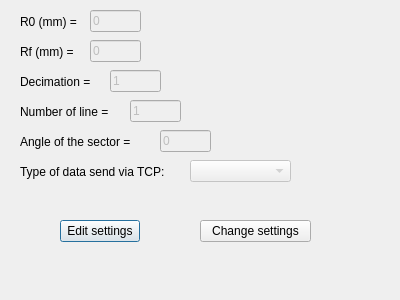
<?xml version="1.0" encoding="UTF-8"?>
<ui version="4.0">
 <class>Settings</class>
 <widget class="QDialog" name="Settings">
  <property name="geometry">
   <rect>
    <x>0</x>
    <y>0</y>
    <width>400</width>
    <height>300</height>
   </rect>
  </property>
  <property name="windowTitle">
   <string>Dialog</string>
  </property>
  <widget class="QLabel" name="label_R0">
   <property name="geometry">
    <rect>
     <x>20</x>
     <y>14</y>
     <width>71</width>
     <height>16</height>
    </rect>
   </property>
   <property name="text">
    <string>R0 (mm) =</string>
   </property>
  </widget>
  <widget class="QLineEdit" name="lineEdit_R0">
   <property name="enabled">
    <bool>false</bool>
   </property>
   <property name="geometry">
    <rect>
     <x>90</x>
     <y>10</y>
     <width>51</width>
     <height>22</height>
    </rect>
   </property>
   <property name="text">
    <string>0</string>
   </property>
   <property name="maxLength">
    <number>3</number>
   </property>
  </widget>
  <widget class="QLabel" name="label_Rf">
   <property name="geometry">
    <rect>
     <x>20</x>
     <y>44</y>
     <width>81</width>
     <height>16</height>
    </rect>
   </property>
   <property name="text">
    <string>Rf (mm) =</string>
   </property>
  </widget>
  <widget class="QLineEdit" name="lineEdit_Rf">
   <property name="enabled">
    <bool>false</bool>
   </property>
   <property name="geometry">
    <rect>
     <x>90</x>
     <y>40</y>
     <width>51</width>
     <height>22</height>
    </rect>
   </property>
   <property name="text">
    <string>0</string>
   </property>
   <property name="maxLength">
    <number>3</number>
   </property>
  </widget>
  <widget class="QLabel" name="label_dec">
   <property name="geometry">
    <rect>
     <x>20</x>
     <y>74</y>
     <width>91</width>
     <height>16</height>
    </rect>
   </property>
   <property name="text">
    <string>Decimation =</string>
   </property>
  </widget>
  <widget class="QLineEdit" name="lineEdit_dec">
   <property name="enabled">
    <bool>false</bool>
   </property>
   <property name="geometry">
    <rect>
     <x>110</x>
     <y>70</y>
     <width>51</width>
     <height>22</height>
    </rect>
   </property>
   <property name="text">
    <string>1</string>
   </property>
   <property name="maxLength">
    <number>2</number>
   </property>
  </widget>
  <widget class="QLabel" name="label_Nline">
   <property name="geometry">
    <rect>
     <x>20</x>
     <y>104</y>
     <width>111</width>
     <height>16</height>
    </rect>
   </property>
   <property name="text">
    <string>Number of line =</string>
   </property>
  </widget>
  <widget class="QLineEdit" name="lineEdit_Nline">
   <property name="enabled">
    <bool>false</bool>
   </property>
   <property name="geometry">
    <rect>
     <x>130</x>
     <y>100</y>
     <width>51</width>
     <height>22</height>
    </rect>
   </property>
   <property name="text">
    <string>1</string>
   </property>
   <property name="maxLength">
    <number>3</number>
   </property>
  </widget>
  <widget class="QLineEdit" name="lineEdit_sector">
   <property name="enabled">
    <bool>false</bool>
   </property>
   <property name="geometry">
    <rect>
     <x>160</x>
     <y>130</y>
     <width>51</width>
     <height>22</height>
    </rect>
   </property>
   <property name="text">
    <string>0</string>
   </property>
   <property name="maxLength">
    <number>3</number>
   </property>
  </widget>
  <widget class="QLabel" name="label_sector">
   <property name="geometry">
    <rect>
     <x>20</x>
     <y>134</y>
     <width>131</width>
     <height>16</height>
    </rect>
   </property>
   <property name="text">
    <string>Angle of the sector =</string>
   </property>
  </widget>
  <widget class="QLabel" name="label_mode">
   <property name="geometry">
    <rect>
     <x>20</x>
     <y>164</y>
     <width>171</width>
     <height>16</height>
    </rect>
   </property>
   <property name="text">
    <string>Type of data send via TCP:</string>
   </property>
  </widget>
  <widget class="QPushButton" name="pushButton_edit">
   <property name="geometry">
    <rect>
     <x>60</x>
     <y>220</y>
     <width>80</width>
     <height>22</height>
    </rect>
   </property>
   <property name="text">
    <string>Edit settings</string>
   </property>
  </widget>
  <widget class="QPushButton" name="pushButton_change">
   <property name="geometry">
    <rect>
     <x>200</x>
     <y>220</y>
     <width>111</width>
     <height>22</height>
    </rect>
   </property>
   <property name="text">
    <string>Change settings</string>
   </property>
  </widget>
  <widget class="QComboBox" name="comboBox_mode">
   <property name="enabled">
    <bool>false</bool>
   </property>
   <property name="geometry">
    <rect>
     <x>190</x>
     <y>160</y>
     <width>101</width>
     <height>22</height>
    </rect>
   </property>
  </widget>
 </widget>
 <resources/>
 <connections/>
</ui>
